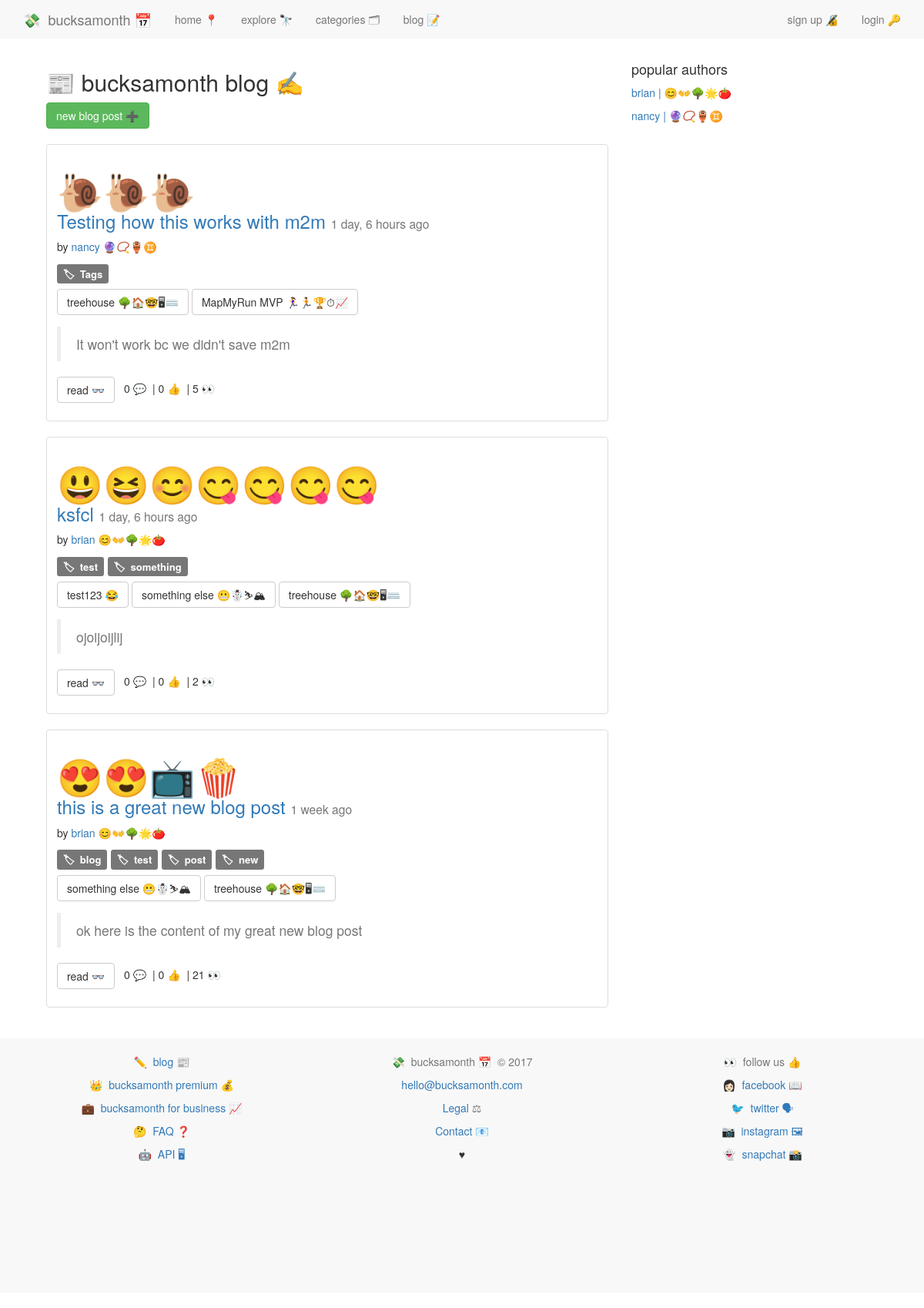
Screenshot of /blog/ with the database file from the repository.
### blog/models.py (models this page shows, shortened)
class Post(models.Model):
    user               = models.ForeignKey(settings.AUTH_USER_MODEL)
    approved           = models.BooleanField(default=False, blank=True)
    title              = models.CharField(max_length=100)
    emoji              = models.CharField(max_length=50, blank=True)
    slug               = models.SlugField(unique=True)
    views              = models.PositiveIntegerField(default=0)
    services           = models.ManyToManyField(Service, blank=True, related_name="post_service")
    tags = TaggableManager()
    likes = models.ManyToManyField(settings.AUTH_USER_MODEL, blank=True, related_name='post_likes')
    content = models.TextField()
    draft = models.BooleanField(default=False)
    publish = models.DateField(auto_now=False, auto_now_add=False)
    updated = models.DateTimeField(auto_now=True, auto_now_add=False)
    timestamp = models.DateTimeField(auto_now=False, auto_now_add=True)
    class Meta:
        ordering = ['-timestamp', '-updated']
    @property
    def comments(self):
        instance = self
        qs = Comment.objects.filter_by_instance(instance)
        return qs
    def get_absolute_url(self):
        return reverse("blog:detail", kwargs={"slug":self.slug})

### accounts/models.py (models this page shows, shortened)
class UserProfile(models.Model):
	user = models.OneToOneField(User)
	description = models.CharField(max_length=100, default='')
	twitter = models.CharField(max_length=100, default='')
	emoji = models.CharField(max_length=10, default='')
	setup = models.BooleanField(default=False)
	uid = models.CharField(default=uuid.uuid4, max_length=40)
	email_valid = models.BooleanField(default=False)
	followers = models.ManyToManyField('self')

### services/models.py (models this page shows, shortened)
class Service(models.Model):
	service_name 			= models.CharField(max_length=140)
	service_slug			= models.SlugField(blank=True)
	url_name 				= models.CharField(max_length=200)
	description_long		= models.CharField(max_length=500, default='')
	description_short		= models.CharField(max_length=140, default='')
	category				= models.ManyToManyField(Category, blank=True)
	featured				= models.BooleanField(default=False)
	date_created 			= models.DateField(auto_now=True)
	bucksamonth 			= models.DecimalField(max_digits=8, decimal_places=2, default=0.00)
	emoji					= models.CharField(max_length=20, default='')
	twitter 				= models.CharField(max_length=100, default='')
	tags 					= TaggableManager()
	def __str__(self):
		return str(self.service_name)
	def get_absolute_url(self):
		return "/services/%s/" % self.service_slug

### blog/views.py (the view)
def index(request):
    queryset_list = Post.objects.all()
    authors = list(set([post.user for post in queryset_list]))
    context = {
        'object_list':queryset_list,
        'authors':authors,
    }
    return render(request, 'blog/index.html', context)

### comments/models.py (called while the page is built)
	def filter_by_instance(self, instance):
		content_type = ContentType.objects.get_for_model(instance.__class__)
		obj_id = instance.id
		qs = super(CommentManager, self).filter(content_type=content_type, object_id=obj_id)
		return qs

### blog/templates/blog/index.html (shortened to what this page needs)
{% extends 'base.html' %}
{% block content %}
{% include 'nav.html' %}
<div class="container">
<div class="col-md-8">
  <h2>📰 bucksamonth blog ✍️</h2>
  <a class="btn btn-success" href="{% url 'blog:create' %}">new blog post ➕</a>
  <br /></br/>
{% for object in object_list %}
<div class="thumbnail">
  <div class="caption post-detail-item">
    <h3><a class="link-fancy" href="{{ object.get_absolute_url }}"><span class="link-fancy" style="font-size:2em">{{ object.emoji }}</span></a><br/><a href="{{ object.get_absolute_url }}">{{ object.title }}</a> <small>{{ object.timestamp | timesince }} ago</small></h3>
    <p>by <a style="text-decoration:none;" href="{% url 'blog:author_view' username=object.user.username %}">{{ object.user.username }} {{ object.user.userprofile.emoji }}</a></p>
    <p><span style="font-size:1.25em; word-wrap:break-word;">{% for tag in object.tags.all %}<a class="label label-default" href="{% url 'blog:tag_view' slug=tag %}">🏷&nbsp;&nbsp;{{ tag }}</a>&nbsp;{% endfor %}</span></p>
    {% if object.services.all.count > 0 %}
    <p><span class="button-wrapper">{% for service in object.services.all %}<a class="btn btn-default" href="{{ service.get_absolute_url }}">{{ service }} {{ service.emoji }}</a> {% endfor %}</span></p>
    {% endif %}
    <blockquote class="text-muted">{{ object.content | safe }}</blockquote>
    <p><a href="{{ object.get_absolute_url }}" class="btn btn-default" role="button">read 👓</a> {{ object.comments.count }} 💬&nbsp;&nbsp;| {{ object.likes.count }} 👍&nbsp;&nbsp;| {{ object.views }} 👀
  </div>
</div>
{% endfor %}
</div>
<div class="col-md-4">
  <h4>popular authors</h4>
    {% for author in authors %}
      <a href="{% url 'blog:author_view' username=author %}">{{ author }} | {{ author.userprofile.emoji }}</a></p>
    {% endfor %}
</div>
</div>
{% endblock %}

### static/css/main.css (style rules this page uses)
body { min-height: 200px; padding-top: 70px; padding-bottom: 20px; }
a { text-decoration: none; }
.button-wrapper .btn { margin-bottom:5px; }
.link-fancy { text-decoration: none; }

### rows the page displays
Post: emoji "🐌🐌🐌", title "Testing how this works with m2m", timestamp "1 day, 6 hours", user.username "nancy", user.userprofile.emoji "🔮📿🏺♊️", content "It won't work bc we didn't save m2m", comments.count "0", likes.count "0", views "5"
Tag: name "Tags"
Service: service_name "treehouse", emoji "🌳🏠🤓🖥⌨️"
Service: service_name "MapMyRun MVP", emoji "🏃‍♀️🏃🏆⏱📈"
Post: emoji "😃😆😊😋😋😋😋", title "ksfcl", timestamp "1 day, 6 hours", user.username "brian", user.userprofile.emoji "😊👐🌳🌟🍅", content "ojoijoijlij", comments.count "0", likes.count "0", views "2"
Tag: name "test"
Tag: name "something"
Service: service_name "test123", emoji "😂"
Service: service_name "something else", emoji "😬☃️⛷🏔"
Post: emoji "😍😍📺🍿", title "this is a great new blog post", timestamp "1 week", user.username "brian", user.userprofile.emoji "😊👐🌳🌟🍅", content "ok here is the content of my great new blog post", comments.count "0", likes.count "0", views "21"
Tag: name "blog"
Tag: name "post"
Tag: name "new"

### other values shown
{{ author }} "brian"
{{ author.userprofile.emoji }} "😊👐🌳🌟🍅"
{{ author }} "nancy"
{{ author.userprofile.emoji }} "🔮📿🏺♊️"
